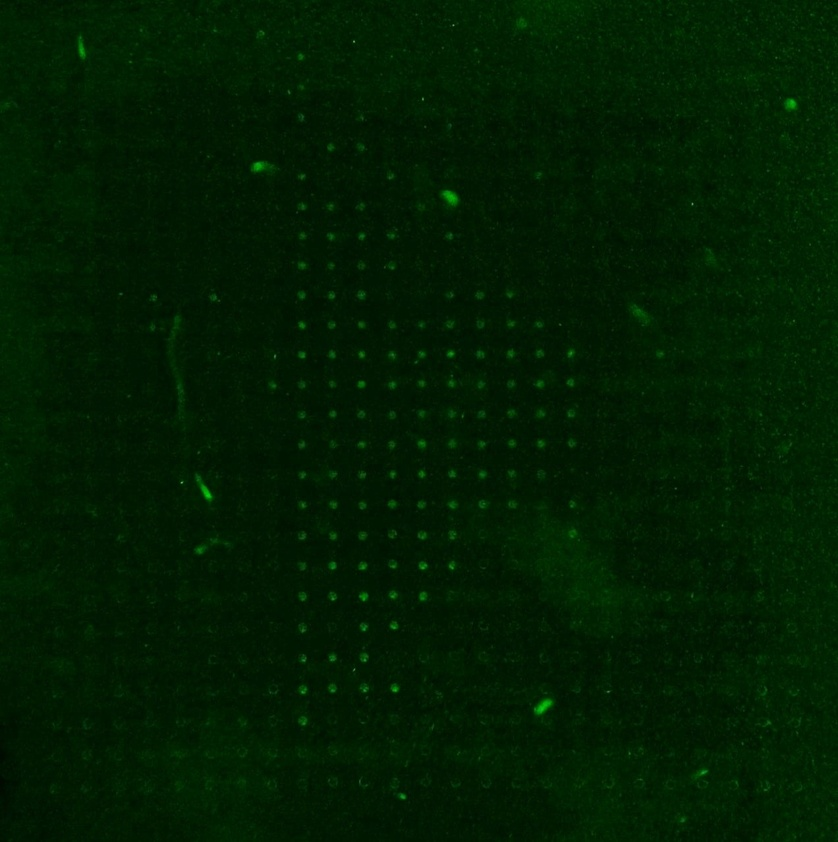
%> input picture b0dd4c55-3910-46bf-8cec-df62c54e0e2f.jpg, 838 x 842 px, shrunk from 1272 x 1277 before the run
$ octave --eval "result = detectGreenDots('b0dd4c55-3910-46bf-8cec-df62c54e0e2f.jpg');"   (GNU Octave 9; MATLAB toolbox functions it lacks are replaced by stand-ins)
%> lines starting %> are read from the running program, lines starting %| are printed output that depends on the picture; in (x1, y1, x2, y2) boxes, pixels count from 0 and x2, y2 are one past the last pixel; in counts of white or black regions, pixels touching at a corner belong together; the program's own positions count from 1
function [centroids, numDots] = detectGreenDots(imagePath, varargin)
%> called with imagePath = 'b0dd4c55-3910-46bf-8cec-df62c54e0e2f.jpg'
%DETECTGREENDOTS Detects and counts green dots in an image.
%
%   [CENTROIDS, NUMDOTS] = DETECTGREENDOTS(IMAGEPATH) detects green
%   dots in the image specified by IMAGEPATH and returns their centroids
%   and the total number of dots detected.
%
%   [CENTROIDS, NUMDOTS] = DETECTGREENDOTS(IMAGEPATH, 'PARAM1', VALUE1, 'PARAM2', VALUE2, ...)
%   allows specifying optional parameters to control the detection process:
%
%   'GreenThreshold':  A 3-element vector [R_thresh, G_thresh, B_thresh]
%                       specifying the minimum RGB values for a pixel to be
%                       considered "green".  Default: [50, 100, 50].  It's
%                       generally better to use the HSV or L*a*b* thresholds
%                       for more robust color detection, but this provides a
%                       simple RGB option.
%   'HueThreshold':    A 2-element vector [min_hue, max_hue] specifying the
%                       hue range (in degrees, 0-360) for green.  Default:
%                       [90, 150] (roughly corresponds to green).  Hue is
%                       generally more robust to lighting variations than
%                       direct RGB thresholds.
%   'SaturationThreshold': A 2-element vector [min_sat, max_sat] specifying
%                       the saturation range (0-1) for green. Default:
%                       [0.2, 1].  Lower saturation values can help exclude
%                       washed-out greens.
%   'ValueThreshold':   A 2-element vector [min_val, max_val] specifying the
%                       value (brightness) range (0-1) for green. Default:
%                       [0.2, 1].
%   'LabThreshold':   A 2x3 matrix specifying threshold range of L, a, and b.
%                       Default: [20 80; -80 -10; 10 80];   %L [minL maxL], a [mina, maxa], b[minb maxb]
%                       Lab colorspace is often superior to RGB or HSV
%   'AreaThreshold':   A 2-element vector [min_area, max_area] specifying
%                       the minimum and maximum area (in pixels) of a
%                       connected region to be considered a dot.  Default:
%                       [10, 500].  Helps filter out noise and very large
%                       green objects.
%   'CircularityThreshold': A 2-element vector [min_circ, max_circ]
%                       specifying the minimum and maximum circularity
%                       (4*pi*area/perimeter^2) of a region. A perfect
%                       circle has a circularity of 1.  Default: [0.6, 1].
%                       Helps distinguish dots from other shapes.
%   'DisplayResults':  A boolean value (true/false) indicating whether to
%                       display the original image with the detected dots
%                       marked. Default: false.
%   'ColorSpace' :    A string to select color space for thresholding.
%                       Options: 'RGB', 'HSV', 'Lab'. Default: 'HSV'
%

%   Example:
%     [centroids, numDots] = detectGreenDots('green_dots.jpg', ...
%                                           'HueThreshold', [100, 140], ...
%                                           'AreaThreshold', [20, 200], ...
%                                           'DisplayResults', true);

% --- Input Parsing ---
p = inputParser;
addRequired(p, 'imagePath', @(x) exist(x, 'file') == 2);

% Default parameter values
defaultGreenThreshold = [50, 100, 50];
defaultHueThreshold = [90, 150];
defaultSaturationThreshold = [0.2, 1];
defaultValueThreshold = [0.2, 1];
defaultLabThreshold = [20 80; -80 -10; 10 80];  % L, a, b thresholds
defaultAreaThreshold = [10, 500];
defaultCircularityThreshold = [0.6, 1];
defaultDisplayResults = false;
defaultColorSpace = 'HSV';

% Add optional parameters
addParameter(p, 'GreenThreshold', defaultGreenThreshold, @(x) isnumeric(x) && numel(x) == 3);
addParameter(p, 'HueThreshold', defaultHueThreshold, @(x) isnumeric(x) && numel(x) == 2);
addParameter(p, 'SaturationThreshold', defaultSaturationThreshold, @(x) isnumeric(x) && numel(x) == 2);
addParameter(p, 'ValueThreshold', defaultValueThreshold, @(x) isnumeric(x) && numel(x) == 2);
addParameter(p, 'LabThreshold', defaultLabThreshold, @(x) isnumeric(x) && all(size(x) == [2,3]));
addParameter(p, 'AreaThreshold', defaultAreaThreshold, @(x) isnumeric(x) && numel(x) == 2);
addParameter(p, 'CircularityThreshold', defaultCircularityThreshold, @(x) isnumeric(x) && numel(x) == 2);
addParameter(p, 'DisplayResults', defaultDisplayResults, @islogical);
addParameter(p, 'ColorSpace', defaultColorSpace, @(x) ischar(x) && ismember(x, {'RGB', 'HSV', 'Lab'}));

parse(p, imagePath, varargin{:});

% Get the parsed parameter values
greenThreshold = p.Results.GreenThreshold;
hueThreshold = p.Results.HueThreshold;
saturationThreshold = p.Results.SaturationThreshold;
valueThreshold = p.Results.ValueThreshold;
labThreshold = p.Results.LabThreshold;
areaThreshold = p.Results.AreaThreshold;
circularityThreshold = p.Results.CircularityThreshold;
displayResults = p.Results.DisplayResults;
colorSpace = p.Results.ColorSpace;

% --- Image Loading and Preprocessing ---
img = imread(imagePath);
%> img is the input picture: size 842x838x3 uint8; mean R, G, B 1.7, 30.3, 1.8

% --- Color-Based Segmentation ---
switch colorSpace
    case 'RGB'
         % Simple RGB thresholding
        greenMask = (img(:,:,1) >= greenThreshold(1)) & ...
                    (img(:,:,2) >= greenThreshold(2)) & ...
                    (img(:,:,3) >= greenThreshold(3));
    case 'HSV'
        % Convert to HSV
        imgHSV = rgb2hsv(img);
%> imgHSV: size 842x838x3 double; mean H, S, V 0.334, 0.96, 0.119
        % Hue is in the range [0, 1] in MATLAB, so scale the input threshold
        hueThresholdRad = hueThreshold / 360;
         % Handle hue wraparound (e.g., red is both near 0 and 1)
        if hueThresholdRad(1) < hueThresholdRad(2)
            greenMask = (imgHSV(:,:,1) >= hueThresholdRad(1)) & (imgHSV(:,:,1) <= hueThresholdRad(2)) & ...
                        (imgHSV(:,:,2) >= saturationThreshold(1)) & (imgHSV(:,:,2) <= saturationThreshold(2)) & ...
                        (imgHSV(:,:,3) >= valueThreshold(1)) & (imgHSV(:,:,3) <= valueThreshold(2));
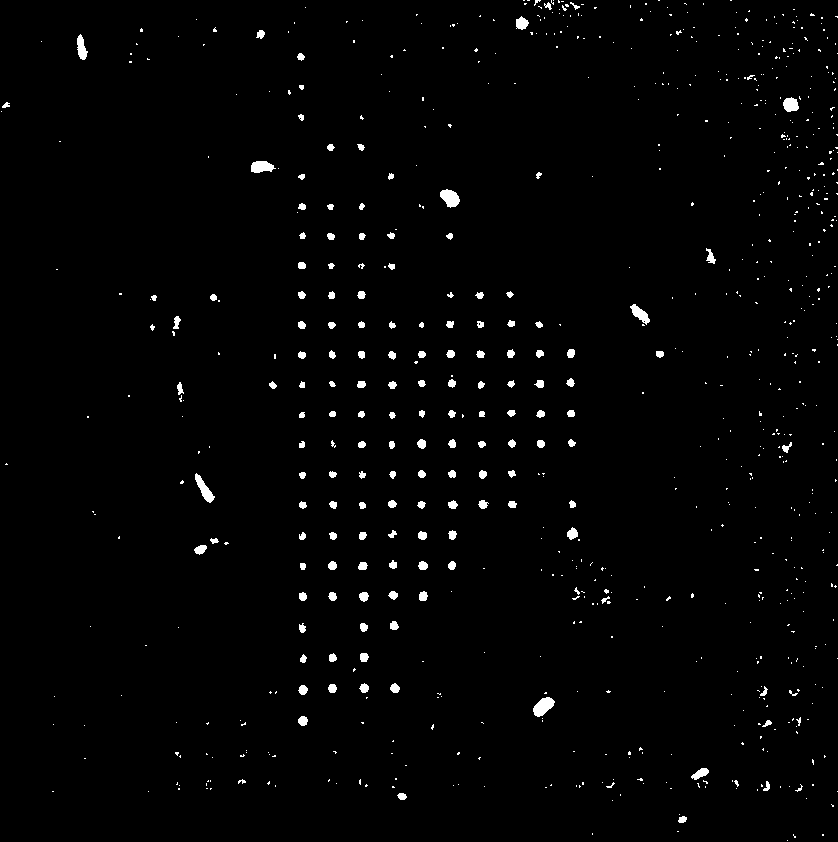
%> greenMask: size 842x838 logical; 1.5% white; 771 white regions (615 under 20 px), largest, box (x1, y1, x2, y2) and area: (533, 697, 555, 717) 271, (440, 189, 460, 208) 252, (195, 473, 215, 503) 235

        else
            greenMask = ((imgHSV(:,:,1) >= hueThresholdRad(1)) | (imgHSV(:,:,1) <= hueThresholdRad(2))) & ...
                        (imgHSV(:,:,2) >= saturationThreshold(1)) & (imgHSV(:,:,2) <= saturationThreshold(2))& ...
                        (imgHSV(:,:,3) >= valueThreshold(1)) & (imgHSV(:,:,3) <= valueThreshold(2));
        end
    case 'Lab'
        % Convert to Lab
        imgLab = rgb2lab(img);
        greenMask = (imgLab(:,:,1) >= labThreshold(1,1)) & (imgLab(:,:,1) <= labThreshold(1,2)) & ...
                    (imgLab(:,:,2) >= labThreshold(2,1)) & (imgLab(:,:,2) <= labThreshold(2,2)) & ...
                    (imgLab(:,:,3) >= labThreshold(3,1)) & (imgLab(:,:,3) <= labThreshold(3,2));


    otherwise  % Should not reach here because of inputParser check
        error('Invalid ColorSpace specified.');
end


% --- Morphological Operations (Noise Removal) ---
% Use imopen to remove small noise and imclose to fill small holes
seOpen = strel('disk', 2); % Adjust size as needed
seClose = strel('disk', 3); % Adjust size as needed
greenMask = imopen(greenMask, seOpen);
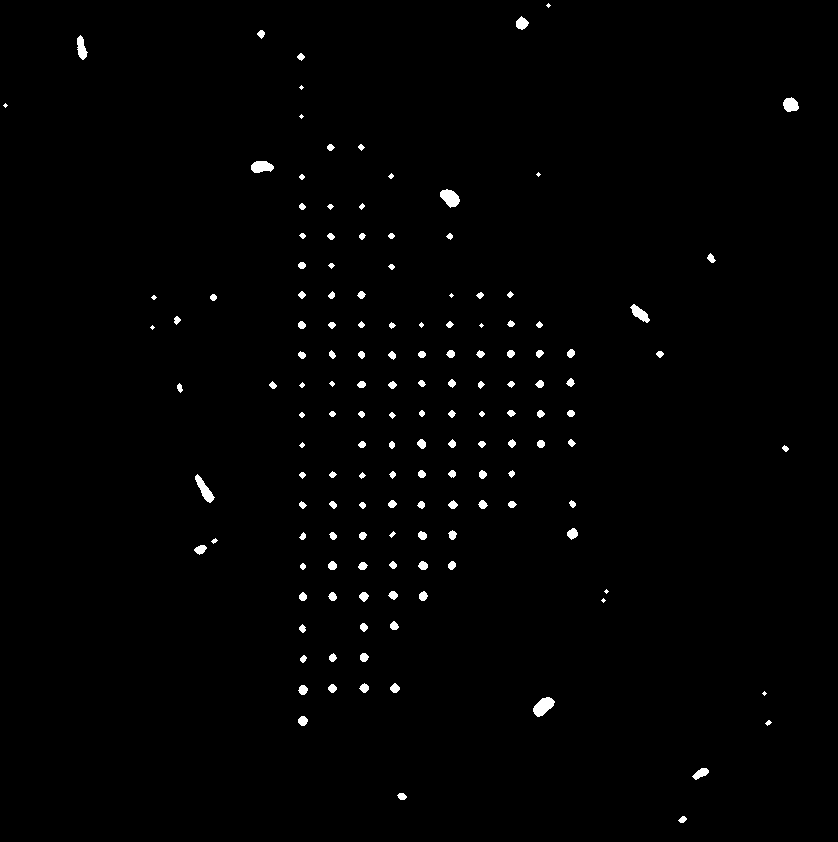
%> greenMask: size 842x838 logical; 1% white; 148 white regions (13 under 20 px), largest, box (x1, y1, x2, y2) and area: (533, 697, 555, 717) 269, (440, 189, 460, 208) 247, (195, 474, 215, 503) 228
greenMask = imclose(greenMask, seClose);

% --- Connected Component Analysis ---
CC = bwconncomp(greenMask);
%> CC = 148 connected components

% --- Feature Extraction ---
stats = regionprops(CC, 'Centroid', 'Area', 'Perimeter');
%> stats = 148 regions; largest, Area, Centroid and Perimeter: 269 [544 707] 59.78, 247 [450.7 198.5] 56.3, 228 [205 490.2] 69.08, 212 [262.2 167.4] 55.03, 181 [640.5 314.2] 54.82

% --- Filtering Based on Area and Circularity ---
centroids = [];
numDots = 0;

for i = 1:CC.NumObjects
    area = stats(i).Area;
    perimeter = stats(i).Perimeter;

    % Handle potential division by zero
    if perimeter > 0
        circularity = (4 * pi * area) / (perimeter^2);
    else
        circularity = 0; % Assign a circularity of 0 if perimeter is 0
    end

    if area >= areaThreshold(1) && area <= areaThreshold(2) && ...
       circularity >= circularityThreshold(1) && circularity <= circularityThreshold(2)
        centroids = [centroids; stats(i).Centroid];
        numDots = numDots + 1;
    end
end
%> this loop made 148 passes
%> (area, perimeter, circularity, centroids) on passes 2, 8, 11: (171, 54.48, 0.724, [82.08 48.68]), (228, 69.08, 0.6, [82.08 48.68; 205 490.2]), (212, 55.03, 0.88, [82.08 48.68; 205 490.2; 262.2 167.4])
%> (area, perimeter, circularity) on passes 5, 6, 7, 9, 10, 12: (41, 20.8, 1.19), (38, 21.17, 1.07), (84, 31.39, 1.07), (37, 18.36, 1.38), (22, 15.66, 1.13), (46, 22.02, 1.19)
%> after the loop, centroids = [82.08 48.68; 205 490.2; 262.2 167.4; 450.7 198.5; 544 707; 640.5 314.2; 701.4 774]; circularity = 1.06; numDots = 7
%> `result = detectGreenDots('b0dd4c55-3910-46bf-8cec-df62c54e0e2f.jpg');`: result has the same summary as centroids in detectGreenDots


% --- Display Results (Optional) ---

if displayResults
    imshow(img);
    hold on;
    if ~isempty(centroids) % Check if centroids is not empty
        plot(centroids(:,1), centroids(:,2), 'r+', 'MarkerSize', 10, 'LineWidth', 2);
    end
    title(['Detected Green Dots: ', num2str(numDots)]);
    hold off;
end

end
